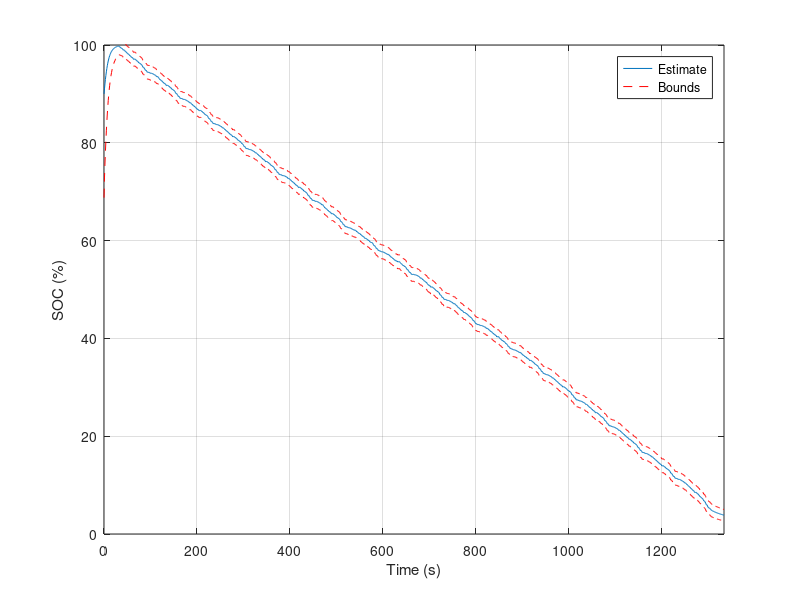

The MATLAB source for this figure: (Note: this script raises an error after producing the figure.)
clear all;
close all;
clc;

saveFig = 1;
load('SOP_FSAE_1e6.mat')

xk_pBounds = spkfData.xhat + spkfData.Bounds;
xk_mBounds = spkfData.xhat - spkfData.Bounds;


figure();  
plot(time',100*spkfData.xhat(spkfData.zkInd,1:end-1)); hold on
plot(time',100*(xk_pBounds(spkfData.zkInd,1:end-1)),'--r');hold on
plot(time',100*(xk_mBounds(spkfData.zkInd,1:end-1)),'--r');
% title('SOC estimate');
ylabel('SOC (%)');
legend('Estimate','Bounds'); grid on;xlim([0 time(end)])
set(gcf,'color','w');ylim([0 100]);
xlabel (['Time (s)']);
set(gcf,'color','w');
paperSmallFormat;
if saveFig, saveas(gcf,sprintf('./figures/SOC_SPKF.png'),'epsc'); end




figure();  
plot(time',spkfData.xhat(spkfData.TcInd,2:end)); hold on
plot(time',(xk_pBounds(spkfData.TcInd,2:end)),'--r');hold on
plot(time',(xk_mBounds(spkfData.TcInd,2:end)),'--r');
xlim([time(1),time(end)]);
ylabel ('Temperature ({\circ}C)');
xlabel ('Time (s)');
paperSmallFormat;
if saveFig, saveas(gcf,sprintf('./figures/Temp_SPKF.png'),'epsc'); end



figure();  
plot(time,voltage);
xlabel (['Time (s)']); ylabel('Voltage (V)'); 
xlim([0 time(end)]);
paperSmallFormat;
ax2 = axes('Position',[0.265486725663717,0.291836734693877,0.566371681415929,0.199999999999999]);
box on; 
plot(time(31:93),voltage(31:93)); grid on;
if saveFig, saveas(gcf,sprintf('./figures/voltage_FSAE.png'),'epsc'); end


figure()
plot(time,current);xlabel (['Time (s)']);
ylabel('Current (A)');grid on;
xlim([0 time(end)]);
ylim([-5 40])
% title('Input current profile');
paperSmallFormat;
ax2 = axes('Position',[0.252212389380531,0.689795918367347,0.621238938053097,0.2]);
box on;
plot(time(31:93),current(31:93)); hold on
xlim([31 93]);
grid on;
if saveFig, saveas(gcf,sprintf('./figures/current_FSAE.png'),'epsc'); end


